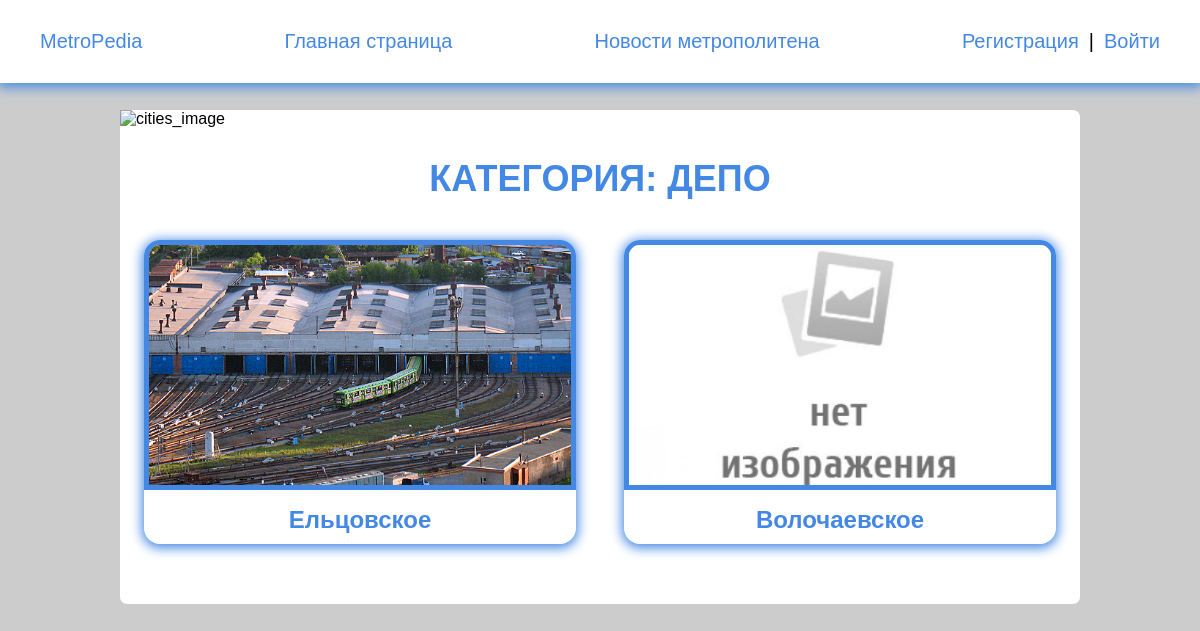
The app's page /wiki/depot/ with its own data.
### metro_wiki/models.py (models this page shows, shortened)
class Depot(models.Model):
    STATUS_TYPE = (
        ('Эксплуатируется', '🚇 Эксплуатируется'),
        ('Строится', '🛠️ Строится'),
        ('Проектируется', '✏ Проектируется'),
        ('Планируется', '📄 Планируется'),
        ('Закрыта', '🔒 Закрыта'),
    )
    number_of_depot = models.IntegerField(default=1, verbose_name='Номер депо')
    title = models.CharField(max_length=100, blank=False, verbose_name='Название депо')
    slug = models.CharField(max_length=100, blank=False, unique=True, verbose_name='Ссылка')
    image = models.ImageField(upload_to='images/%Y/%M/%D', blank=True, verbose_name='Картинка')
    content = RichTextField(blank=True, null=True, verbose_name='Текст', config_name='extends')
    status = models.CharField(max_length=200, choices=STATUS_TYPE, default='Эксплуатируется', verbose_name='Статус')
    index = models.IntegerField(default=0, verbose_name='Номер станций под которым находится',
                                help_text='Укажите 0, чтобы депо отображалось сверху')
    city = models.ForeignKey(City, on_delete=models.PROTECT, verbose_name='Город')
    main_line = models.ForeignKey(Line, on_delete=models.CASCADE, null=True,
                                  verbose_name='Линия на котором она расположена')
    lines = models.ManyToManyField(Line, blank=True, related_name='+', verbose_name='Другие обслуживаемые линии')
    trains = models.ManyToManyField(Train, blank=True, related_name='+', verbose_name='Поезда')
    def get_absolute_url(self):
        return reverse('depot', kwargs={'depot_slug': self.slug})
    class Meta:
        verbose_name = 'Депо'
        verbose_name_plural = 'Депо'
        ordering = ['city', 'number_of_depot']

### metro_wiki/views.py (the view)
# urls.py: path('depot/', Depots.as_view(), name='depots'),
class Depots(DataMixin, ListView):
    model = Depot
    template_name = 'wiki/categories/depots.html'
    context_object_name = 'depots'
    def get_context_data(self, *, object_list=None, **kwargs):
        context = super().get_context_data(**kwargs)
        if self.request.user.is_authenticated:
            context['post_user_count'] = Blog.objects.filter(owner=self.request.user).count
        c_def = self.get_user_context(title='Депо')
        return dict(list(context.items()) + list(c_def.items()))

### main_page/utils.py (called while the page is built)
    @staticmethod
    def get_user_context(**kwargs):
        context = kwargs
        context['menu'] = menu
        context['submenu_editor'] = submenu_editor
        context['cats'] = cats
        return context

### metro_wiki/templates/wiki/categories/depots.html
{% extends 'main_page/base.html' %}
{% load static %}
{% block content %}
    <main class="content post_style">
        <section class="wrap_post">
            <img class="preview_img" src="{% static 'images/depots.jpg' %}" alt="cities_image">
            <h1 class="cat_title">Категория: Депо</h1>
            <ul class="cats_list categories">
                {% for d in depots %}
                <li class="element">
                    <a href="{{ d.get_absolute_url }}">
                        <button class="btn_cats">
                            {% if d.image %}
                            <img src="{{ d.image.url }}" alt="depot_image">
                            {% else %}
                            <img class="station_img" src="{% static 'images/plug.jpg' %}" alt="depot_image">
                            {% endif %}
                            <span>{{ d.title }}</span></button>
                    </a>
                </li>
                {% endfor %}
            </ul>
        </section>
    </main>
{% endblock %}

### main_page/static/style/style.css (style rules this page uses)
.cat_title { text-align: center; font-size: 36px; }
.content li { margin-bottom: 20px; font-size: 20px; }
.content a { color: #000; display: block; }
.cats_list { display: flex; flex-direction: row; flex-wrap: wrap; justify-content: flex-start; }
.cats_list .element { width: calc(50% - 20px); }
.btn_cats { padding: 0; }
.btn_cats img { object-fit: cover; width: 100%; height: 250px; border-top-left-radius: 16px; border-top-right-radius: 16px; border: 5px solid #4388e4; }
.btn_cats span { font-weight: bold; display: block; padding: 10px; }
.categories { flex-direction: row; flex-wrap: wrap; justify-content: space-around; }
.categories .element { width: 45%; }
.post_style { margin-top: 110px; }
.element { display: flex; flex-direction: column; margin: 10px; }
.element a { height: 100%; position: relative; display: flex; flex-direction: column; justify-content: space-between; }
.preview_img { object-fit: cover; width: 100%; height: 120px; }
.station_img { object-fit: cover; width: 130px; height: 100%; }

### main_page/static/style/base.css (style rules this page uses)
*, *::before, *::after { box-sizing: border-box; }
body { margin: 0; padding: 0; font-family: Arial, Helvetica, sans-serif; background-color: #ccc; }
main { margin-top: 132px; }
ul { list-style: none; padding: 0; padding-bottom: 40px; }
button { border-radius: 16px; box-shadow: 0px 2px 12px 2px #4388e4; padding: 10px 40px; font-size: 24px; border: 0; margin-top: 0; background: transparent; border: none; color: #4388e4; }
a { text-decoration: none; }
h1 { text-align: center; }
h1, h2, h4 { color: #4388e4; text-transform: uppercase; }

### main_page/static/style/wrap.css (style rules this page uses)
.wrap_post { max-width: 80%; margin: 0 auto; background-color: #fff; border-radius: 7px; }

### records on screen
Depot: image (picture), title "Ельцовское"
Depot: title "Волочаевское"

### other values on screen
{{ m.title }} "Главная страница" "Новости метрополитена"
